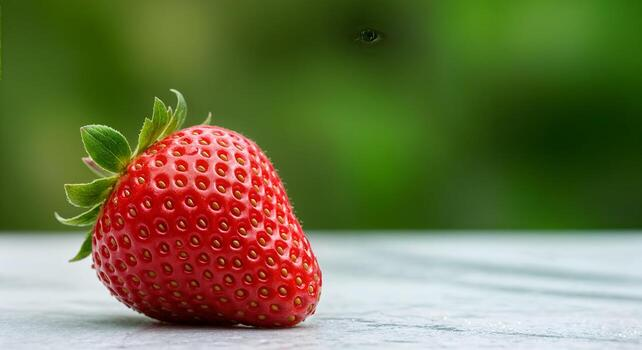
#> input picture images/strawberry.jpg, 642 x 350 px
$ python channel_split.py
#> lines starting #> are read from the running program, lines starting #| are printed output that depends on the picture
### scripts/util.py
import cv2
import os

def save_image(image, filename, output_path):
    if not os.path.exists(output_path):
        os.makedirs(output_path)
    cv2.imwrite(os.path.join(output_path, filename), image)

### scripts/part1_color/channel_split.py
import cv2
import os
import sys
sys.path.append(os.path.join(os.path.dirname(__file__), ".."))
from util import save_image

path = os.path.join(os.path.dirname(__file__), "..", "..", "images", "strawberry.jpg")
OUTPUT_PATH = os.path.join(os.path.dirname(__file__), "..", "..", "result", "color", "channel_split")

def channel_split(image_path):
    img = cv2.imread(image_path)
#> img is the input picture: shape (350, 642, 3); mean B, G, R 73.5, 116.1, 112.3
    b, g, r = cv2.split(img)
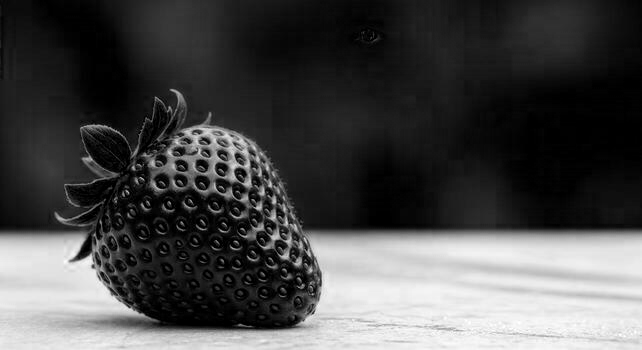
#> b: shape (350, 642); min 0, max 255, mean 73.5
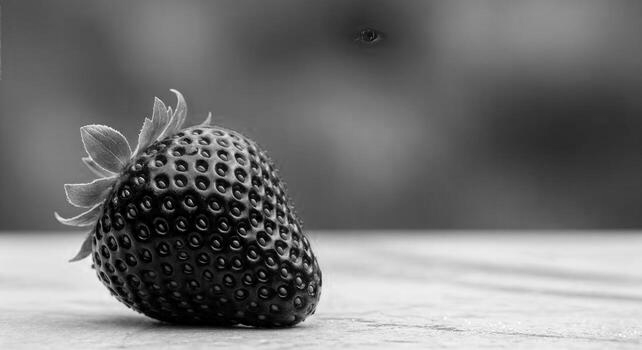
#> g: shape (350, 642); min 0, max 255, mean 116.1
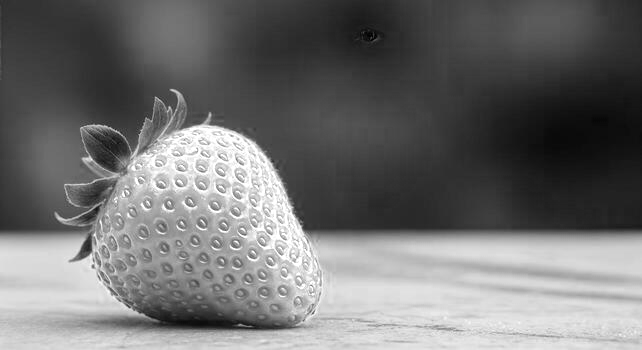
#> r: shape (350, 642); min 0, max 255, mean 112.3
    return b, g, r

if __name__ == "__main__":
    b, g, r = channel_split(path)
    save_image(b, "strawberry_blue.jpg", OUTPUT_PATH)
    save_image(g, "strawberry_green.jpg", OUTPUT_PATH)
    save_image(r, "strawberry_red.jpg", OUTPUT_PATH)
    cv2.imshow('Blue Channel', b)
    cv2.imshow('Green Channel', g)
    cv2.imshow('Red Channel', r)
    print("B channel:")
    print(b)
#> (printed output is left out)

    print("G channel:")
    print(g)
#> (printed output is left out)

    print("R channel:")
    print(r)
#> (printed output is left out)
    cv2.waitKey(0)
    cv2.destroyAllWindows()

$ run again, with images/blueberry.jpg copied over images/strawberry.jpg
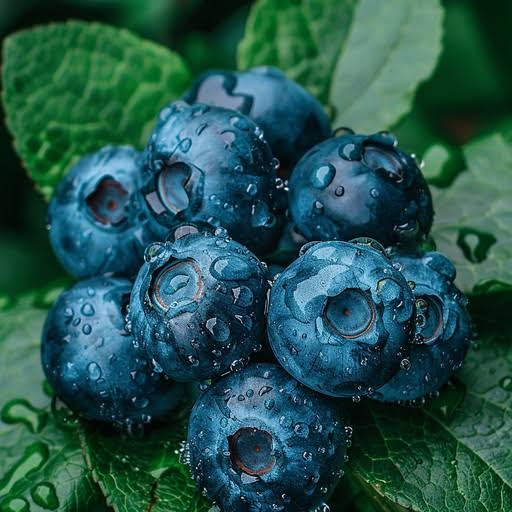
#> input picture images/blueberry.jpg, 512 x 512 px
#> in channel_split, img is the input picture: shape (512, 512, 3); mean B, G, R 77.6, 83.3, 35.2
#> in channel_split, `b, g, r = cv2.split(img)`:
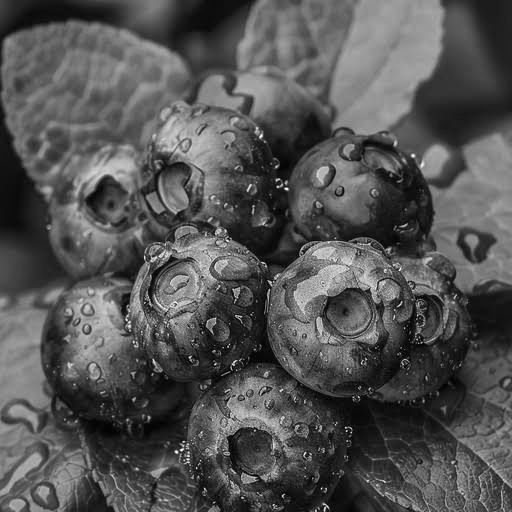
#> g: shape (512, 512); min 0, max 255, mean 83.3
#> in channel_split, `b, g, r = cv2.split(img)`:
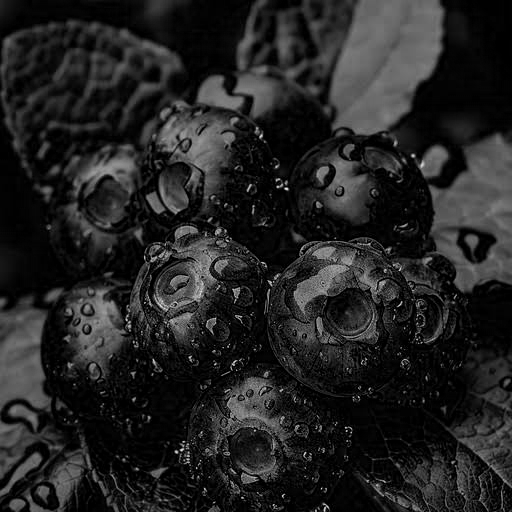
#> r: shape (512, 512); min 0, max 235, mean 35.2
#> (printed output is left out)
#> (printed output is left out)
#> (printed output is left out)
